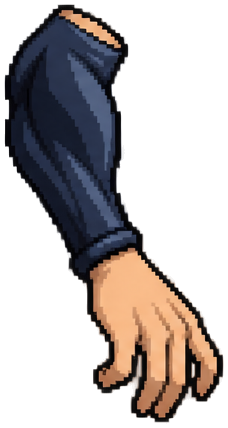
#> input picture tools/ronin_kratos/ronin_src/forearmA.png, 228 x 428 px, given in place of hoja_rayder_clone_final.jpg, which was not available; the run also reads 1 picture not shown here
$ python build_kf_clone_rig_canva.py ronin_kratos/ronin_src/forearmA.png
#> lines starting #> are read from the running program, lines starting #| are printed output that depends on the picture; after the words box and inside, x2 and y2 are one past the last pixel; in counts of white or black regions, pixels touching at a corner belong together; pictures that were not available may be replaced by others from this repository, and a replacement may not be noted
### tools/clone_sin_mangas_pieces.py
#!/usr/bin/env python3
"""Despiece del Rayder clon SIN MANGAS (boceto final del jefe).

Fuentes:
  - kf_clone/canva_sin_mangas/cabezas.png: 8 cabezas generadas con Canva desde el
    boceto (fondo negro); se recorta solo cabeza y cuello (sin el cuello del chaleco).
  - source/hoja_rayder_clone_final.jpg: hoja del personaje (fondo crema). De las
    vistas de frente, lado y espalda y del desglose de vestuario salen torsos
    (chaleco + camiseta rota), brazos desnudos, guanteletes, pantalon y botas.

Devuelve piezas RGBA (fondo transparente) por parte del cuerpo; las usa
build_kf_clone_rig_canva.py con la formula del heroe KF.
"""
from pathlib import Path
import numpy as np
from PIL import Image
from scipy import ndimage

ROOT = Path(__file__).resolve().parents[1]
SHEET = ROOT / "assets/characters/rayder/source/hoja_rayder_clone_final.jpg"
HEADS = ROOT / "assets/characters/rayder/kf_clone/canva_sin_mangas/cabezas.png"
UP = 3   # la hoja es chica (1024 px): se amplia antes de recortar

# (x0, y0, x1, y1) en la hoja original
BOXES = {
    "torso": [(86, 96, 160, 204), (290, 90, 366, 204), (205, 92, 262, 204)],
    "sleeve": [(52, 112, 94, 192), (146, 112, 190, 200), (360, 115, 399, 196), (264, 115, 296, 196)],
    "forearm": [(366, 180, 401, 246), (262, 184, 293, 246)],
    "fist": [(687, 217, 750, 310), (146, 210, 184, 248), (892, 255, 923, 313)],
    "thigh": [(60, 198, 120, 300), (118, 198, 168, 300), (272, 200, 322, 300), (322, 200, 372, 300)],
    "shin": [(60, 288, 120, 352), (118, 288, 168, 352), (272, 290, 322, 352), (322, 290, 372, 352)],
    "belt": [(78, 184, 142, 198), (300, 190, 362, 204)],
    "boot": [(727, 235, 818, 320), (38, 340, 96, 392), (270, 338, 322, 390), (352, 338, 398, 390)],
}


def _cut_cream(img, box):
    x0, y0, x1, y1 = box
    px = np.array(img.crop(box).resize(((x1 - x0) * UP, (y1 - y0) * UP), Image.LANCZOS)).astype(int)
    bg = np.array([238, 233, 224])
    dist = np.abs(px - bg).sum(-1)
    lum = px.mean(-1)
    fg = (dist > 70) & ~((lum > 125) & (px.max(-1) - px.min(-1) < 34))   # fuera crema y sombras grises claras
    fg = ndimage.binary_opening(fg, iterations=1)
    fg = ndimage.binary_fill_holes(ndimage.binary_closing(fg, iterations=2))
    lab, n = ndimage.label(fg)
    if n == 0: return None
    sizes = ndimage.sum(fg, lab, range(1, n + 1))
    keep = np.isin(lab, [i + 1 for i, s in enumerate(sizes) if s >= sizes.max() * 0.25])
    ys, xs = np.nonzero(keep)
    sl = (slice(ys.min(), ys.max() + 1), slice(xs.min(), xs.max() + 1))
    return np.dstack([px[sl].astype(np.uint8), (keep[sl] * 255).astype(np.uint8)])


def heads():
    """8 cabezas en una grilla de 2 filas x 4 columnas."""
    img = np.array(Image.open(HEADS).convert("RGB")).astype(int)
    H, W = img.shape[:2]
    out = []
    for r in range(2):
        for c in range(4):
            cell = img[r * H // 2:(r + 1) * H // 2, c * W // 4:(c + 1) * W // 4]
            fg = ndimage.binary_fill_holes(ndimage.binary_closing(cell.max(-1) > 9, iterations=4))
            lab, n = ndimage.label(fg)
            if n == 0: continue
            sizes = ndimage.sum(fg, lab, range(1, n + 1))
            m = np.isin(lab, [i + 1 for i, s in enumerate(sizes) if s > 3000])
            ys, xs = np.nonzero(m)
            y0, y1 = ys.min(), ys.max() + 1
            y1 = y0 + int((y1 - y0) * 0.78)   # cabeza y cuello, sin el cuello del chaleco ni hombros
            m = m[y0:y1]
            xs = np.nonzero(m.any(0))[0]
            sl = (slice(y0, y1), slice(xs.min(), xs.max() + 1))
            out.append(np.dstack([cell[sl].astype(np.uint8), (m[:, sl[1]] * 255).astype(np.uint8)]))
    return out


def library():
    img = Image.open(SHEET).convert("RGB")
    lib = {g: [p for p in (_cut_cream(img, b) for b in boxes) if p is not None] for g, boxes in BOXES.items()}
    lib["head"] = heads()
    return lib


# [17 lines that do not run on import are left out]

### tools/build_kf_clone_rig_canva.py
#!/usr/bin/env python3
"""Rayder clon (rojo) armado con la FORMULA del heroe KF y su propio despiece.

Despiece: hojas generadas con Canva a partir del Rayder clon
(assets/characters/rayder/kf_clone/canva/: cabezas, torsos, brazos, piernas y
piezas base; ~50 piezas en varios angulos, fondo negro).

Formula: el heroe KF arma cada cuadro con piezas de su hoja de cuerpo (imagen 1
de animation.bin, 208 piezas) = recorte + posicion + giro/espejo. Para cada una
de esas 208 piezas se elige, entre las piezas del clon de la MISMA parte del
cuerpo, la que mejor encaja (forma, angulo y luces; 8 giros/espejos) y se
escala a su medida a RES veces la resolucion del KF (mas calidad). El juego
arma los cuadros con las mismas posiciones, giros y tiempos del KF.

Salida: kf_clone/rig_rojo.png (atlas de piezas) + kf_clone/rig_rojo.txt
("RES PAD" y luego "x y w h" por pieza del KF, en orden).
"""
import io, math, sys
from pathlib import Path
import numpy as np
from PIL import Image
from scipy import ndimage

ROOT = Path(__file__).resolve().parents[1]
sys.path.insert(0, str(ROOT / "tools/apk")); sys.path.insert(0, str(ROOT / "tools"))
from kf_decode import load  # noqa: E402
from build_kf_clone_pieces import classify, hsv  # noqa: E402

CANVA = ROOT / "assets/characters/rayder/kf_clone/canva"
OUT = ROOT / "assets/characters/rayder/kf_clone"
RES = 3          # piezas a 3x la resolucion del KF
PAD = 4 * RES    # margen alrededor de cada pieza (la pieza del clon puede salir un poco)

# hoja -> grupo por fila (filas de arriba a abajo)
SHEETS = {
    "cabezas.png": ["head", "head"],
    "brazos.png": ["sleeve", "forearm", "fist"],
    "piernas.png": ["thigh", "shin", "boot"],
    "torsos.png": ["torso", "torso"],
    "piezas_base.png": ["head", "torso", "arm_mix", "leg_mix"],
}


# Etiquetas hechas a mano de las 208 piezas del cuerpo del heroe KF (imagen 1).
LABELS = {}
for g, ids in {
    "head": [11, 16, 27, 99, 115, 125, 138, 167, 169, 170, 179, 194, 205],
    "torso_head": [9, 80, 86, 94, 122, 124, 129, 130, 154, 168, 183, 199, 191],
    "torso": [7, 31, 41, 49, 58, 63, 101, 105, 131, 143, 144, 145, 147, 152, 156, 176, 177, 193],
    "sleeve": [0, 14, 33, 44, 59, 65, 84, 153, 201],
    "forearm": [10, 13, 18, 19, 26, 34, 35, 36, 45, 46, 54, 56, 57, 66, 67, 68, 69, 93, 97, 98, 100, 111, 160, 172,
                173, 178, 197, 202, 203, 204, 206, 207],
    "fist": [17, 23, 25, 55, 74, 85, 87, 104, 107, 108, 112, 117, 121, 132, 133, 134, 164],
    "thigh": [3, 6, 22, 29, 39, 40, 47, 51, 60, 70, 72, 76, 79, 81, 89, 90, 96, 110, 123, 128, 135, 146, 148, 181,
              186, 187, 189, 195, 198, 200],
    "shin": [2, 5, 20, 21, 37, 38, 48, 50, 62, 71, 75, 82, 91, 95, 109, 118, 120, 126, 139, 151, 157, 161, 162, 165,
             174, 180, 188, 190, 196],
    "boot": [1, 4, 28, 30, 42, 43, 52, 53, 61, 64, 73, 77, 78, 116, 119, 127, 136, 140, 141, 149, 155, 163, 192],
    "belt": [8, 12, 15, 32, 175],
}.items():
    for i in ids: LABELS[i] = g


# [181 lines left out: functions ordered_pieces, stack, cut_pieces, recolor_red, lift_skin, outline and 5 more, not called in this run]


def main():
    if "--chaqueta" in sys.argv:   # despiece anterior (chaqueta con mangas)
        heads = ordered_pieces(CANVA / "cabezas.png", 2)        # 8: perfil, 3/4, frente, 3/4 abajo | arriba, grito, nuca, abajo
        arms = ordered_pieces(CANVA / "brazos.png", 3)          # 4 mangas | 4 antebrazos | 4 puños/manos
        legs = ordered_pieces(CANVA / "piernas.png", 3)         # muslos | piernas con bota | botas
        torsos = ordered_pieces(CANVA / "torsos.png", 2)        # frente, lado, 3/4 | espalda, inclinado adelante, atras
        lib = {"head": heads[:], "torso": torsos[:], "sleeve": arms[0:4], "forearm": arms[4:8], "fist": arms[8:12],
               "thigh": legs[0:3], "shin": legs[3:6],
               # sin la bota vista desde la suela (casi toda blanca): se ve como una mancha gris
               "boot": [b for b in legs[6:] if b[..., :3][b[..., 3] > 0].mean() < 110]}
        pair = [(2, 0), (0, 1), (1, 2), (6, 3), (0, 4), (4, 5), (5, 4), (3, 2)]
    else:   # boceto final: chaleco sin mangas, brazos desnudos, guanteletes (ver clone_sin_mangas_pieces.py)
        from clone_sin_mangas_pieces import library
        lib = library()
#> in library, `img = Image.open(SHEET).convert("RGB")`:
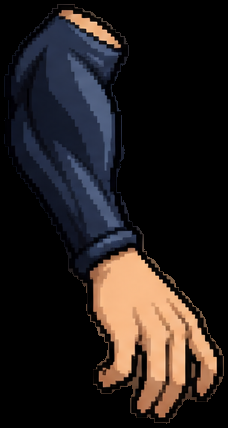
#> img: PIL image 228x428 RGB; mean R, G, B 36.3, 30.2, 29
#> in _cut_cream, `lum = px.mean(-1)`:
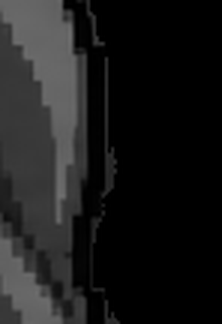
#> lum: shape (324, 222) float64; min 0, max 111.7, mean 26.7
#> in _cut_cream, `fg = (dist > 70) & ~((lum > 125) & (px.max(-1) - px.min(-1) < 34))`: fg: shape (324, 222) bool; every value is 1
#> in _cut_cream, `fg = ndimage.binary_opening(fg, iterations=1)`: fg: shape (324, 222) bool; 100% white; black in thin lines or dots
#> in _cut_cream, `fg = ndimage.binary_fill_holes(ndimage.binary_closing(fg, iterations=2))`:
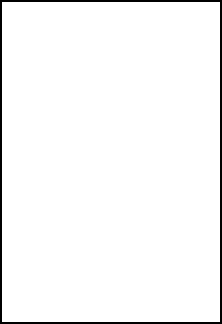
#> fg: shape (324, 222) bool; 97% white; 1 black region, box (x1, y1, x2, y2) and area: (0, 0, 222, 324) 2168
#> in _cut_cream, `lab, n = ndimage.label(fg)`: n = 1
#> in _cut_cream, `sizes = ndimage.sum(fg, lab, range(1, n + 1))`: sizes = [69760]
#> in _cut_cream (call 2), `px = np.array(img.crop(box).resize(((x1 - x0) * UP, (y1 - y0) * UP), I..`: px: shape (342, 228, 3) int64; every value is 0
#> in _cut_cream (call 2), `dist = np.abs(px - bg).sum(-1)`: dist: shape (342, 228) int64; every value is 695
#> in _cut_cream (call 2), `lum = px.mean(-1)`: lum: shape (342, 228) float64; every value is 0
#> in _cut_cream (call 2), `fg = (dist > 70) & ~((lum > 125) & (px.max(-1) - px.min(-1) < 34))`: fg: shape (342, 228) bool; every value is 1
#> in _cut_cream (call 2), `fg = ndimage.binary_opening(fg, iterations=1)`: fg: shape (342, 228) bool; 100% white; black in thin lines or dots
#> in _cut_cream (call 2), `fg = ndimage.binary_fill_holes(ndimage.binary_closing(fg, iterations=2))`: fg: shape (342, 228) bool; 97.1% white; 1 black region, box (x1, y1, x2, y2) and area: (0, 0, 228, 342) 2264
#> in _cut_cream (call 3), `px = np.array(img.crop(box).resize(((x1 - x0) * UP, (y1 - y0) * UP), I..`: px: shape (336, 171, 3) int64; every value is 0
#> in _cut_cream (call 3), `dist = np.abs(px - bg).sum(-1)`: dist: shape (336, 171) int64; every value is 695
#> in _cut_cream (call 3), `lum = px.mean(-1)`: lum: shape (336, 171) float64; every value is 0
#> in _cut_cream (call 3), `fg = (dist > 70) & ~((lum > 125) & (px.max(-1) - px.min(-1) < 34))`: fg: shape (336, 171) bool; every value is 1
#> in _cut_cream (call 3), `fg = ndimage.binary_opening(fg, iterations=1)`: fg: shape (336, 171) bool; 100% white; black in thin lines or dots
#> in _cut_cream (call 3), `fg = ndimage.binary_fill_holes(ndimage.binary_closing(fg, iterations=2))`: fg: shape (336, 171) bool; 96.5% white; 1 black region, box (x1, y1, x2, y2) and area: (0, 0, 171, 336) 2012
#> call 4 of _cut_cream, with box = (52, 112, 94, 192)
#> in _cut_cream (call 4), `x0, y0, x1, y1 = box`: x0 = 52; y0 = 112; x1 = 94; y1 = 192
#> in _cut_cream (call 4), `dist = np.abs(px - bg).sum(-1)`:
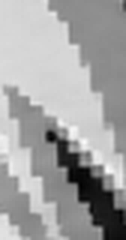
#> dist: shape (240, 126) int64; min 373, max 653, mean 552.3; drawn with min black and max white
#> in _cut_cream (call 4), `lum = px.mean(-1)`:
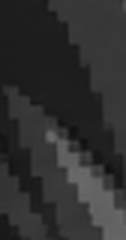
#> lum: shape (240, 126) float64; min 14, max 107.3, mean 47.6
#> in _cut_cream (call 4), `fg = (dist > 70) & ~((lum > 125) & (px.max(-1) - px.min(-1) < 34))`: fg: shape (240, 126) bool; every value is 1
#> in _cut_cream (call 4), `fg = ndimage.binary_opening(fg, iterations=1)`: fg: shape (240, 126) bool; 100% white; black in thin lines or dots
#> in _cut_cream (call 4), `fg = ndimage.binary_fill_holes(ndimage.binary_closing(fg, iterations=2))`:
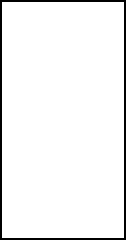
#> fg: shape (240, 126) bool; 95.2% white; 1 black region, box (x1, y1, x2, y2) and area: (0, 0, 126, 240) 1448
#> in _cut_cream (call 4), `sizes = ndimage.sum(fg, lab, range(1, n + 1))`: sizes = [28792]
#> in _cut_cream (call 5), `px = np.array(img.crop(box).resize(((x1 - x0) * UP, (y1 - y0) * UP), I..`: px: shape (264, 132, 3) int64; every value is 0
#> in _cut_cream (call 5), `dist = np.abs(px - bg).sum(-1)`: dist: shape (264, 132) int64; every value is 695
#> in _cut_cream (call 5), `lum = px.mean(-1)`: lum: shape (264, 132) float64; every value is 0
#> in _cut_cream (call 5), `fg = (dist > 70) & ~((lum > 125) & (px.max(-1) - px.min(-1) < 34))`: fg: shape (264, 132) bool; every value is 1
#> in _cut_cream (call 5), `fg = ndimage.binary_opening(fg, iterations=1)`: fg: shape (264, 132) bool; 100% white; black in thin lines or dots
#> in _cut_cream (call 5), `fg = ndimage.binary_fill_holes(ndimage.binary_closing(fg, iterations=2))`: fg: shape (264, 132) bool; 95.5% white; 1 black region, box (x1, y1, x2, y2) and area: (0, 0, 132, 264) 1568
#> in _cut_cream (call 6), `x0, y0, x1, y1 = box`: x0 = 360; y0 = 115; x1 = 399; y1 = 196
#> in _cut_cream (call 6), `px = np.array(img.crop(box).resize(((x1 - x0) * UP, (y1 - y0) * UP), I..`: px: shape (243, 117, 3) int64; every value is 0
#> in _cut_cream (call 6), `dist = np.abs(px - bg).sum(-1)`: dist: shape (243, 117) int64; every value is 695
#> in _cut_cream (call 6), `lum = px.mean(-1)`: lum: shape (243, 117) float64; every value is 0
#> in _cut_cream (call 6), `fg = (dist > 70) & ~((lum > 125) & (px.max(-1) - px.min(-1) < 34))`: fg: shape (243, 117) bool; every value is 1
#> in _cut_cream (call 6), `fg = ndimage.binary_opening(fg, iterations=1)`: fg: shape (243, 117) bool; 100% white; black in thin lines or dots
#> in _cut_cream (call 6), `fg = ndimage.binary_fill_holes(ndimage.binary_closing(fg, iterations=2))`:
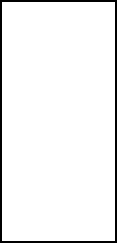
#> fg: shape (243, 117) bool; 95% white; 1 black region, box (x1, y1, x2, y2) and area: (0, 0, 117, 243) 1424
#> in _cut_cream (call 6), `sizes = ndimage.sum(fg, lab, range(1, n + 1))`: sizes = [27007]
#> in library, `lib = {g: [p for p in (_cut_cream(img, b) for b in boxes) if p is not ..`: lib = 8 items
#> after the loop in heads, `for r in range(2):`: out = 3 items
        lib["sleeve"] = [lift_skin(p) for p in lib["sleeve"]]
        lib["forearm"] = [lift_skin(p, 1.3) for p in lib["forearm"]]
        lib["torso"] = [lift_skin(p, 1.2) for p in lib["torso"]]
        heads, torsos = lib["head"], lib["torso"]
        # cabezas: perfil, 3/4, frente, 3/4 abajo | arriba, grito, nuca, abajo; torsos: frente, espalda, lado
        pair = [(2, 0), (1, 0), (0, 2), (6, 1), (4, 2), (5, 2), (7, 2), (3, 0)]
    lib["torso_head"] = [stack(heads[h], torsos[t]) for h, t in pair if h < len(heads) and t < len(torsos)]
    base = []
    print({g: len(v) for g, v in lib.items()}, "base", len(base))
    group_of = {g: [g] for g in lib}
    if "--chaqueta" not in sys.argv:
        group_of["forearm"] = ["forearm", "sleeve"]   # boceto: brazo desnudo; el guantelete va en el puño
    sprites, images = load(ROOT / "apk_reference/king_fighter_iii/bin/animation.bin")
    sheet = np.array(Image.open(io.BytesIO(images[1]["png"])).convert("RGBA"))
    tiles = []
    for (x, y, w, h) in images[1]["clips"]:
        kf = sheet[y:y + h, x:x + w] if w > 0 and h > 0 else np.zeros((1, 1, 4), np.uint8)
        big = np.array(Image.fromarray(kf, "RGBA").resize((max(1, w * RES), max(1, h * RES)), Image.NEAREST))
        mask = big[..., 3] > 0
        cls = LABELS.get(len(tiles), "other")
        cands_src = [p for g in group_of.get(cls, []) for p in lib.get(g, [])]
        if not cands_src:   # cinturones, cintas y efectos: la pieza del KF con colores del clon
            t = np.zeros((mask.shape[0] + 2 * PAD, mask.shape[1] + 2 * PAD, 4), np.uint8)
            t[PAD:PAD + mask.shape[0], PAD:PAD + mask.shape[1]] = recolor_red(big, leather="--chaqueta" not in sys.argv)
            tiles.append(t); continue
        best, bs = None, -9
        upright = cls in ("head", "torso_head", "torso")
        for p in cands_src:
            for v in (range(2) if upright else range(4)):
                c = place_upright(p, mask, v) if upright else place(p, mask, v, 1.18 if cls == "boot" else 1.0)
                sc = score(c, big, mask)
                if sc > bs: best, bs = c, sc
        # recorte: sobre la silueta del KF + un margen (las cabezas con mas margen: pelo)
        grow = 3 * RES if cls in ("head", "torso_head", "boot") else RES
        lim = np.zeros(best.shape[:2], bool)
        lim[PAD:PAD + mask.shape[0], PAD:PAD + mask.shape[1]] = mask
        lim = ndimage.binary_dilation(lim, iterations=grow)
        best[~lim] = 0
        if "--chaqueta" not in sys.argv: best = outline(best)
        tiles.append(best)
    W = 4096; xx = yy = rowh = 0; rects = []
    for t in tiles:
        if xx + t.shape[1] > W: xx = 0; yy += rowh + 1; rowh = 0
        rects.append((xx, yy, t.shape[1], t.shape[0])); xx += t.shape[1] + 1; rowh = max(rowh, t.shape[0])
    atlas = np.zeros((yy + rowh, W, 4), np.uint8)
    for (ax, ay, aw, ah), t in zip(rects, tiles): atlas[ay:ay + ah, ax:ax + aw] = t
    Image.fromarray(atlas, "RGBA").save(OUT / "rig_rojo.png")
    (OUT / "rig_rojo.txt").write_text(f"{RES} {PAD}\n" + "\n".join(f"{a} {b} {c} {d}" for a, b, c, d in rects) + "\n")
    print("atlas", atlas.shape, "piezas", len(tiles))


if __name__ == "__main__":
#> (the run stopped early here; a loop or call above may not have finished)
